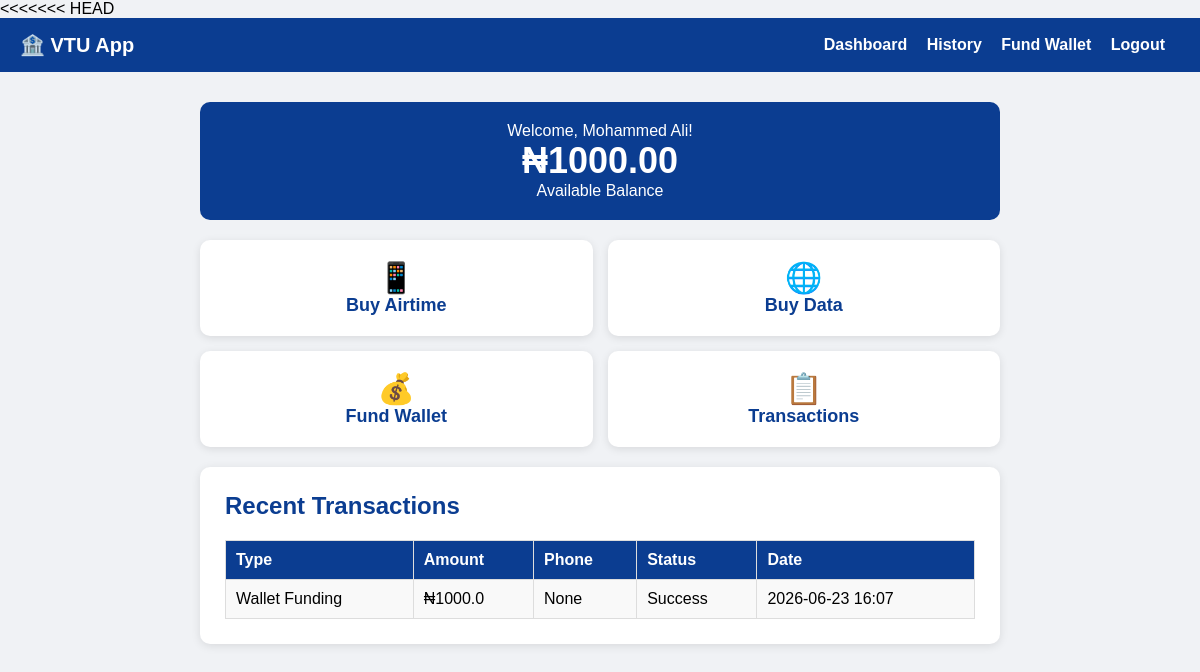
The app's page /dashboard (signed in) with its own data.
### app.py (models this page shows)
class User(db.Model):
    id = db.Column(db.Integer, primary_key=True)
    username = db.Column(db.String(80), unique=True, nullable=False)
    password = db.Column(db.String(120), nullable=False)
    balance = db.Column(db.Float, default=0.0)
    phone = db.Column(db.String(20))
    is_admin = db.Column(db.Boolean, default=False)

class Transaction(db.Model):
    id = db.Column(db.Integer, primary_key=True)
    user_id = db.Column(db.Integer, db.ForeignKey('user.id'))
    type = db.Column(db.String(50))
    amount = db.Column(db.Float)
    phone = db.Column(db.String(20))
    status = db.Column(db.String(20), default='Success')
    date = db.Column(db.DateTime, default=datetime.utcnow)

### app.py (the view)
@app.route('/dashboard')
@login_required
def dashboard():
    user = db.session.get(User, session['user_id'])
    transactions = Transaction.query.filter_by(
        user_id=session['user_id']
    ).order_by(Transaction.date.desc()).limit(5).all()
    return render_template('dashboard.html',
                         user=user,
                         transactions=transactions)

### app.py (called while the page is built)
def login_required(f):
    @wraps(f)
    def decorated_function(*args, **kwargs):
        if 'user_id' not in session:
            return redirect(url_for('login'))
        return f(*args, **kwargs)
    return decorated_function

### templates/dashboard.html (shortened to what this page needs)
{% extends "base.html" %}
{% block content %}
<div class="balance-box">
    <p>Welcome, {{ user.username }}!</p>
    <h1>₦{{ "%.2f"|format(user.balance) }}</h1>
    <p>Available Balance</p>
</div>
<div class="grid">
    <a href="/buy-airtime" class="grid-item">
        <span>📱</span>
        Buy Airtime
    </a>
    <a href="/buy-data" class="grid-item">
        <span>🌐</span>
        Buy Data
    </a>
    <a href="/fund-wallet" class="grid-item">
        <span>💰</span>
        Fund Wallet
    </a>
    <a href="/transactions" class="grid-item">
        <span>📋</span>
        Transactions
    </a>
</div>
<div class="card" style="margin-top: 20px;">
    <h2>Recent Transactions</h2>
    {% if transactions %}
    <table>
        <tr>
            <th>Type</th>
            <th>Amount</th>
            <th>Phone</th>
            <th>Status</th>
            <th>Date</th>
        </tr>
        {% for t in transactions %}
        <tr>
            <td>{{ t.type }}</td>
            <td>₦{{ t.amount }}</td>
            <td>{{ t.phone }}</td>
            <td>{{ t.status }}</td>
            <td>{{ t.date.strftime('%Y-%m-%d %H:%M') }}</td>
        </tr>
        {% endfor %}
    </table>
    {% else %}
    <p>No transactions yet!</p>
    {% endif %}
</div>
{% endblock %}

### templates/base.html (style rules this page uses)
* { margin: 0; padding: 0; box-sizing: border-box; }
body { font-family: Arial, sans-serif; background: #f0f2f5; }
.card { background: white; padding: 25px; border-radius: 10px; box-shadow: 0 2px 10px rgba(0,0,0,0.1); margin-bottom: 20px; }
h2 { color: #0b3d91; margin-bottom: 20px; }
table { width: 100%; border-collapse: collapse; }
th, td { padding: 10px; border: 1px solid #ddd; text-align: left; }
th { background: #0b3d91; color: white; }
tr:nth-child(even) { background: #f9f9f9; }
.balance-box { background: #0b3d91; color: white; padding: 20px; border-radius: 10px; text-align: center; margin-bottom: 20px; }
.balance-box h1 { font-size: 36px; }
.grid { display: grid; grid-template-columns: repeat(2, 1fr); gap: 15px; margin-top: 20px; }
.grid-item { background: white; padding: 20px; border-radius: 10px; text-align: center; box-shadow: 0 2px 8px rgba(0,0,0,0.1); text-decoration: none; color: #0b3d91; font-weight: bold; font-size: 18px; transition: transform 0.2s; }
.grid-item span { display: block; font-size: 30px; }

### records on screen
User: username "Mohammed Ali", balance "1000.00"
Transaction: type "Wallet Funding", amount "1000.0", phone "None", status "Success", date "2026-06-23 16:07"
